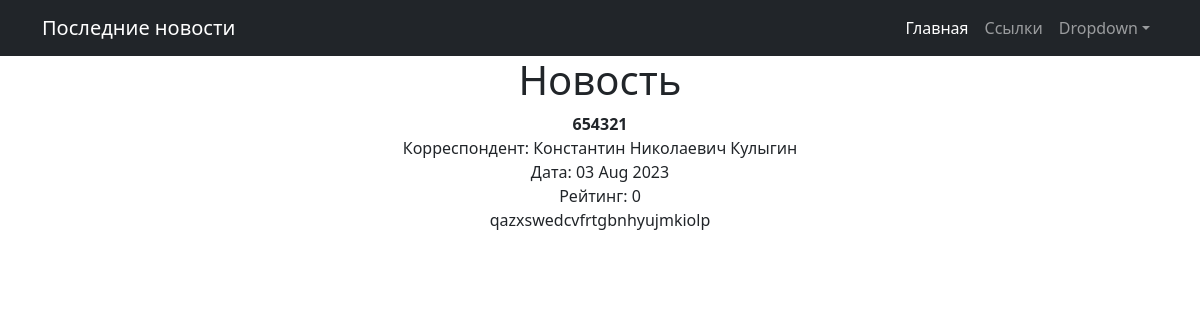
/news/6, run on an earlier commit of the app's database.
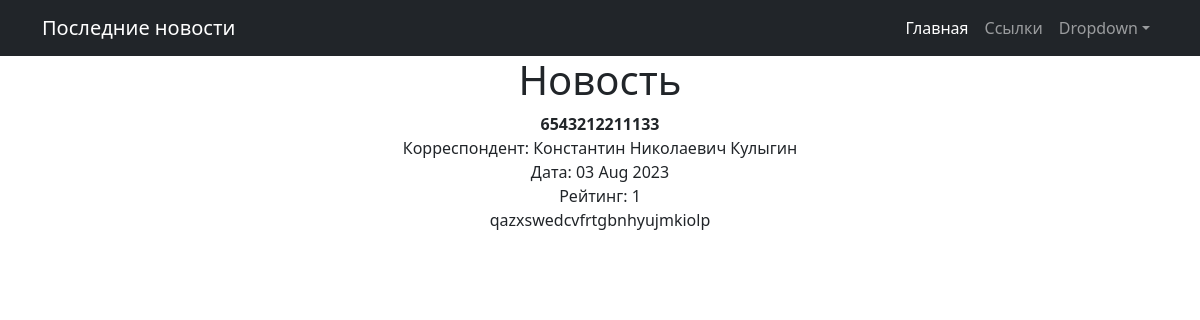
And on a later commit of the database.
### newsportalapp/models.py (models this page shows, shortened)
class Post(models.Model):
    post_author = models.ForeignKey(Author, on_delete=models.CASCADE)          # - связь «один ко многим» с моделью Author;
    post_type = models.CharField(max_length=2, choices=POSTTYPE) #, default='N')  # - поле с выбором — «статья» или «новость»;
    post_date = models.DateTimeField(auto_now_add=datetime.now())     # - автоматически добавляемая дата и время создания;
    post_category = models.ManyToManyField(Category, through='PostCategory')   # - связь «многие ко многим» с моделью Category(с дополнительной моделью PostCategory);
    post_title = models.CharField(max_length=124)                              # - заголовок статьи / новости;
    post_text = models.TextField()                                             # - текст статьи / новости;
    post_rating = models.IntegerField()                # - рейтинг статьи / новости.

class Author(models.Model):
    author_user = models.OneToOneField(User, on_delete=models.CASCADE)               # - cвязь «один к одному» с встроенной моделью пользователей User
    author_rating = models.IntegerField(default=0)                                   # - рейтинг пользователя
    author_subscribers = models.ManyToManyField(Category, through='AuthorCategory')  # - пользователи, подписанные на обновления в конкретной категории

### newsportalapp/views.py (the view)
# urls.py: path('<int:pk>', PostDetail.as_view(), name='post_detail'),
class PostDetail(DetailView):
    model = Post
    template_name = 'new.html'
    context_object_name = 'new'

### newsportalapp/templatetags/custom_filters.py (called while the page is built)
@register.filter()
def censor(value):
    if type(value) != str:
        raise ValueError("Применять данный фильтр следует к строке!")
    try:
        value_list = value.split()
        value_list_c = value_list.copy()
        for i in range(len(FAILED_WORDS)):  # перебираем список запрещенных слов
            j = 0
            for value_list_word in value_list_c:            # перебираем слова из проверяемого текста
                if value_list_word == FAILED_WORDS[i]:     # если находим совпадение
                    value_list_word_new = value_list_word[:1:1] + '*'*(len(value_list_word)-1)
                    value_list.insert(j, value_list_word_new)
                    value_list.pop(j+1)
                j += 1
    except ValueError as error:
        print(error)
    else:
        value_new = ' '.join(value_list)
        return f'{value_new}'

### templates/new.html (shortened to what this page needs)
{% extends 'flatpages/default.html' %}
{% load custom_filters %}
{% load custom_tags %}
{% block content %}
   {% if  new.post_type == 'N'%}
      <h1>Новость</h1>
      <b>{{ new.post_title|censor }}</b>
      <br>
      Корреспондент: {{ new.post_author.author_user }}
   {% else %}
      <h3>Статья</h3>
      <h1>{{ new.post_title|censor }}</h1>
      <br>
      Автор: {{ new.post_author.author_user }}
   {% endif %}
   <br>
   Дата: {{ new.post_date|date:"d M Y" }}
   <br>
   Рейтинг: {{ new.post_rating }}
   <br>
   {{ new.post_text|censor }}
{% endblock content %}

What changed in the data, as far as the page shows it:
changed Post "qazxswedcvfrtgbnhyujmkiolp": post_title|censor "654321" → "6543212211133"; post_rating "0" → "1"
